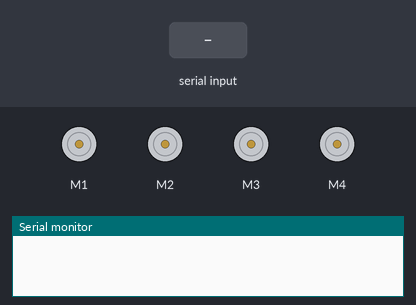
Recording of a sketch running on a simulated Arduino Uno, built with avr-gcc and run on an emulated ATmega328P. Parts: 4 × DC motor (green arrow = forward, orange = backward, longer = faster), the last lines printed to the serial monitor. The inputs (shaded band) are chosen by the test bench.

Above: at 1.2 s.
1.3 s: "<^>" received over Serial
At 2.5 s:
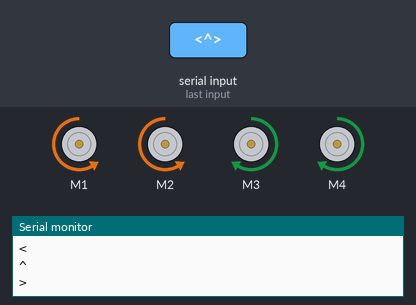
2.8 s: "-" received over Serial
At 3.7 s:
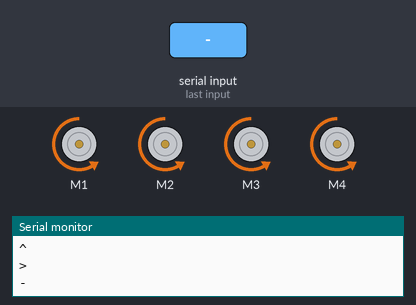
4.3 s: "^" received over Serial
At 4.8 s:
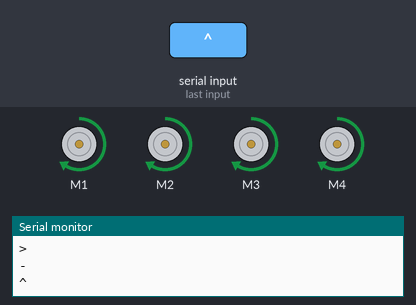
5.8 s: byte 42 ('*') received over Serial
At 7.0 s:
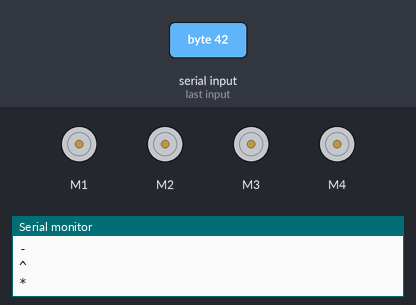
7.3 s: "<->" received over Serial
At 8.4 s:
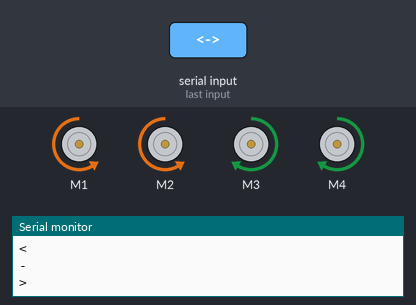
8.8 s: "<" received over Serial
At 9.4 s:
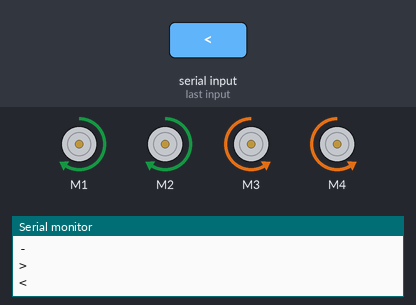
Timing chart, 0 to 11.3 s (numbered marks = the images above; inputs shaded):
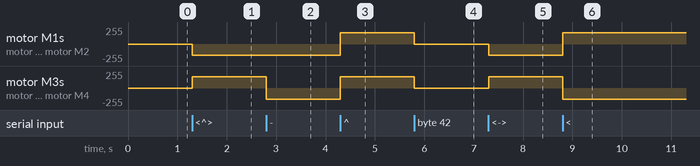

Measured:
- after the input at 1.3 s, motor M1, motor M2: stopped → backward 170/255 at once; motor M3, motor M4: stopped → forward 170/255 at once
- after the input at 2.8 s, motor M3, motor M4: forward 170/255 → backward 170/255 at once
- after the input at 4.3 s, motor M1–4: backward 170/255 → forward 170/255 at once
- after the input at 5.8 s, motor M1–4: forward 170/255 → stopped at once
- after the input at 7.3 s, motor M1, motor M2: stopped → backward 170/255 at once; motor M3, motor M4: stopped → forward 170/255 at once
- after the input at 8.8 s, motor M1, motor M2: backward 170/255 → forward 170/255 at once; motor M3, motor M4: forward 170/255 → backward 170/255 at once

The sketch:

voice_controle.ino
```cpp
#include <AFMotor.h>

#define Speed 170

// Motors
AF_DCMotor M1(1);
AF_DCMotor M2(2);
AF_DCMotor M3(3);
AF_DCMotor M4(4);

char value;

void setup() {
  Serial.begin(9600);

  M1.setSpeed(Speed);
  M2.setSpeed(Speed);
  M3.setSpeed(Speed);
  M4.setSpeed(Speed);

  Stop();  // motors off initially
}

void loop() {
  voiceControl();
}

void voiceControl() {
  if (Serial.available()) {
    value = Serial.read();
    Serial.println(value);  // debug
  }

  if (value == '^') {
    forward();
  }
  else if (value == '-') {
    backward();
  }
  else if (value == '<') {
    left();
  }
  else if (value == '>') {
    right();
  }
  else if (value == '*') {
    Stop();
  }
}

// Movement
void forward() {
  M1.run(FORWARD);
  M2.run(FORWARD);
  M3.run(FORWARD);
  M4.run(FORWARD);
}

void backward() {
  M1.run(BACKWARD);
  M2.run(BACKWARD);
  M3.run(BACKWARD);
  M4.run(BACKWARD);
}

void left() {
  M1.run(FORWARD);
  M2.run(FORWARD);
  M3.run(BACKWARD);
  M4.run(BACKWARD);
}

void right() {
  M1.run(BACKWARD);
  M2.run(BACKWARD);
  M3.run(FORWARD);
  M4.run(FORWARD);
}

void Stop() {
  M1.run(RELEASE);
  M2.run(RELEASE);
  M3.run(RELEASE);
  M4.run(RELEASE);
}
```
